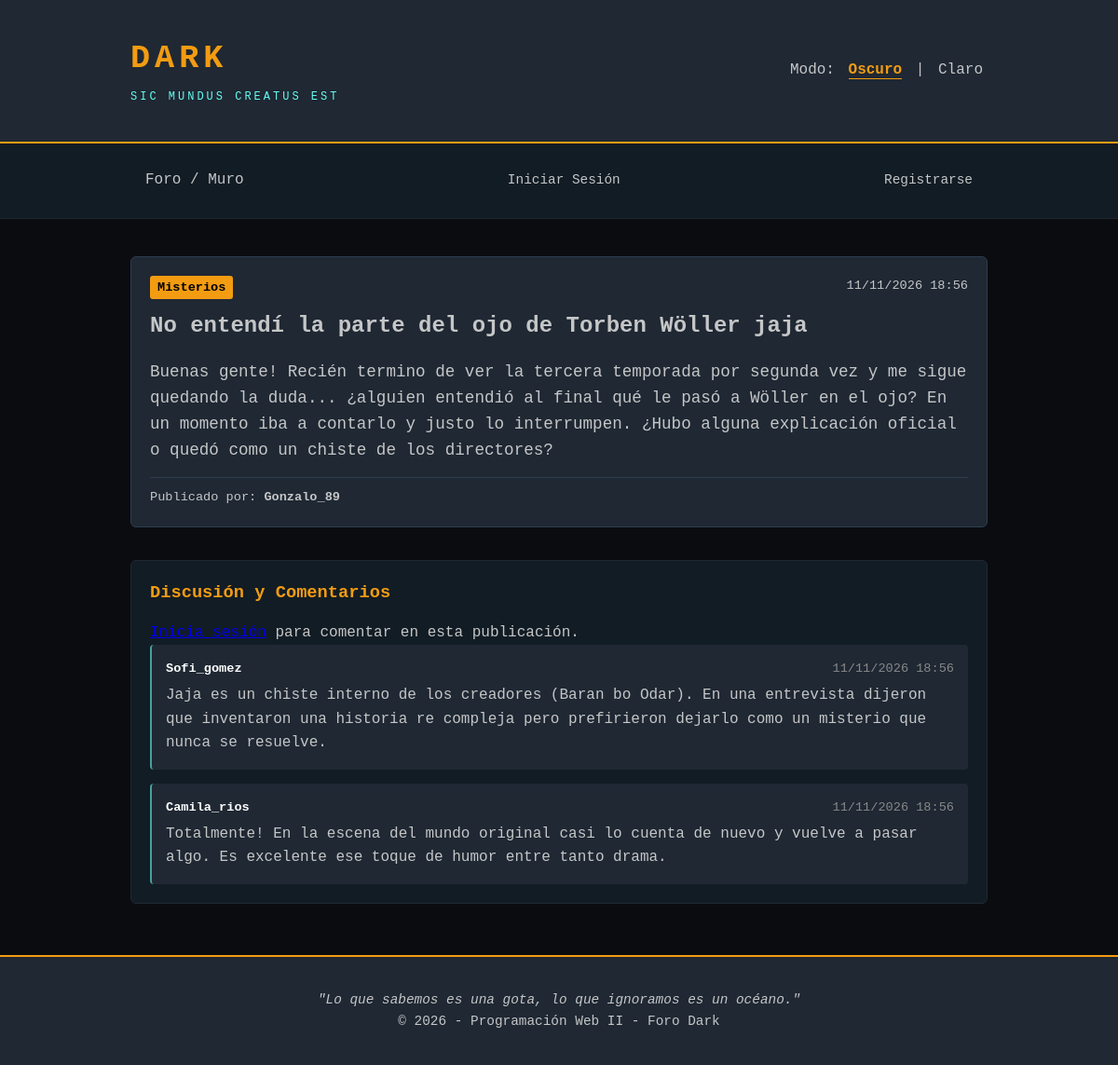
/ver_post.php?id=1, run on the app's committed database.
### tables this page shows
CREATE TABLE `publicaciones` (
  `id` INT AUTO_INCREMENT PRIMARY KEY,
  `usuario_id` INT NOT NULL,
  `titulo` VARCHAR(200) NOT NULL,
  `categoria` VARCHAR(50) NOT NULL,
  `contenido` TEXT NOT NULL,
  `fecha_creacion` DATETIME DEFAULT CURRENT_TIMESTAMP,
  FOREIGN KEY (`usuario_id`) REFERENCES `usuarios`(`id`) ON DELETE CASCADE
);

CREATE TABLE `usuarios` (
  `id` INT AUTO_INCREMENT PRIMARY KEY,
  `nombre` VARCHAR(100) NOT NULL,
  `email` VARCHAR(150) NOT NULL UNIQUE,
  `password` VARCHAR(255) NOT NULL,
  `fecha_registro` DATETIME DEFAULT CURRENT_TIMESTAMP
);

CREATE TABLE `comentarios` (
  `id` INT AUTO_INCREMENT PRIMARY KEY,
  `publicacion_id` INT NOT NULL,
  `usuario_id` INT NOT NULL,
  `comentario` TEXT NOT NULL,
  `fecha_creacion` DATETIME DEFAULT CURRENT_TIMESTAMP,
  FOREIGN KEY (`publicacion_id`) REFERENCES `publicaciones`(`id`) ON DELETE CASCADE,
  FOREIGN KEY (`usuario_id`) REFERENCES `usuarios`(`id`) ON DELETE CASCADE
);

### ver_post.php (the view, shortened to what this page needs)
<?php
require_once 'includes/conexion.php';
require_once 'includes/header.php';
$id_post = $_GET['id'] ?? 0;
$sql_post = "SELECT p.*, u.nombre as autor FROM publicaciones p JOIN usuarios u ON p.usuario_id = u.id WHERE p.id = ?";
$stmt = mysqli_prepare($conexion, $sql_post);
mysqli_stmt_bind_param($stmt, "i", $id_post);
mysqli_stmt_execute($stmt);
$res_post = mysqli_stmt_get_result($stmt);
$post = mysqli_fetch_assoc($res_post);
$error_comentario = '';
$sql_comentarios = "SELECT c.*, u.nombre as autor FROM comentarios c JOIN usuarios u ON c.usuario_id = u.id WHERE c.publicacion_id = ? ORDER BY c.fecha_creacion ASC";
$stmt_list = mysqli_prepare($conexion, $sql_comentarios);
mysqli_stmt_bind_param($stmt_list, "i", $id_post);
mysqli_stmt_execute($stmt_list);
$res_comentarios = mysqli_stmt_get_result($stmt_list);
require_once 'includes/nav.php';
?>
<article class="post-card post-detalle">
    <div class="post-meta">
        <span class="badge-cat"><?php echo e($post['categoria']); ?></span>
        <span><?php echo date('d/m/Y H:i', strtotime($post['fecha_creacion'])); ?></span>
    </div>
    <h2><?php echo e($post['titulo']); ?></h2>
    <p class="post-contenido-completo"><?php echo nl2br(e($post['contenido'])); ?></p>
    <div class="post-footer">
        <span>Publicado por: <strong><?php echo e($post['autor']); ?></strong></span>
    </div>
</article>
<section class="seccion-comentarios">
    <h3>Discusión y Comentarios</h3>
    <?php if (isset($_SESSION['usuario_id'])): ?>
        <form action="ver_post.php?id=<?php echo $id_post; ?>" method="POST" class="form-comentario">
            <?php if ($error_comentario): ?>
                <div class="alerta alerta-error"><?php echo e($error_comentario); ?></div>
            <?php endif; ?>
            <div class="campo">
                <textarea name="comentario" rows="3" placeholder="Escribe tu opinión sobre esta teoría..." required></textarea>
            </div>
            <button type="submit" name="btn_comentario" class="btn">Comentar</button>
        </form>
    <?php else: ?>
        <p><a href="login.php">Inicia sesión</a> para comentar en esta publicación.</p>
    <?php endif; ?>
    <div class="lista-comentarios">
        <?php if (mysqli_num_rows($res_comentarios) > 0): ?>
            <?php while ($com = mysqli_fetch_assoc($res_comentarios)): ?>
                <div class="item-comentario">
                    <div class="com-header">
                        <strong><?php echo e($com['autor']); ?></strong>
                        <span class="com-fecha"><?php echo date('d/m/Y H:i', strtotime($com['fecha_creacion'])); ?></span>
                    </div>
                    <p><?php echo nl2br(e($com['comentario'])); ?></p>
                </div>
            <?php endwhile; ?>
        <?php else: ?>
            <p class="texto-vacio">Aún no hay comentarios en esta teoría.</p>
        <?php endif; ?>
    </div>
</section>
<?php
require_once 'includes/footer.php';
?>

### css/tema-oscuro.css (style rules this page uses)
* { box-sizing: border-box; margin: 0; padding: 0; }
body { font-family: 'Courier New', Courier, monospace, sans-serif; background-color: #0b0c10; color: #c5c6c7; line-height: 1.6; }
.post-card { background: #1f2833; padding: 20px; border-radius: 6px; border: 1px solid #2c3e50; }
.post-meta { display: flex; justify-content: space-between; margin-bottom: 10px; font-size: 0.85rem; }
.badge-cat { background: #f39c12; color: #000; padding: 2px 8px; border-radius: 3px; font-weight: bold; }
.post-contenido-completo { color: #c5c6c7; margin: 15px 0; font-size: 1.1rem; }
.post-footer { display: flex; justify-content: space-between; align-items: center; border-top: 1px solid #2c3e50; padding-top: 10px; font-size: 0.85rem; }
.seccion-comentarios { margin-top: 35px; background: #121c24; padding: 20px; border-radius: 6px; border: 1px solid #1f2833; }
.seccion-comentarios h3 { color: #f39c12; margin-bottom: 15px; }
.lista-comentarios { display: flex; flex-direction: column; gap: 15px; }
.item-comentario { background: #1f2833; padding: 15px; border-radius: 4px; border-left: 2px solid #45a29e; }
.com-header { display: flex; justify-content: space-between; font-size: 0.85rem; color: #fff; margin-bottom: 5px; }
.com-fecha { color: #888; }

### data on the page
publicaciones: categoria "Misterios", fecha_creacion "11/11/2026 18:56", titulo "No entendí la parte del ojo de Torben Wöller jaja", contenido "Buenas gente! Recién termino de ver la tercera temporada por segunda vez y me sigue quedando la duda... ¿alguien entendió al final qué le pasó a Wöller en el ojo? En un momento iba a contarlo y justo lo interrumpen. ¿Hubo alguna explicación oficial o quedó como un chiste de los directores?", usuario.nombre "Gonzalo_89"
comentarios: usuario.nombre "Sofi_gomez", fecha_creacion "11/11/2026 18:56", comentario "Jaja es un chiste interno de los creadores (Baran bo Odar). En una entrevista dijeron que inventaron una historia re compleja pero prefirieron dejarlo como un misterio que nunca se resuelve."
comentarios: usuario.nombre "Camila_rios", fecha_creacion "11/11/2026 18:56", comentario "Totalmente! En la escena del mundo original casi lo cuenta de nuevo y vuelve a pasar algo. Es excelente ese toque de humor entre tanto drama."
